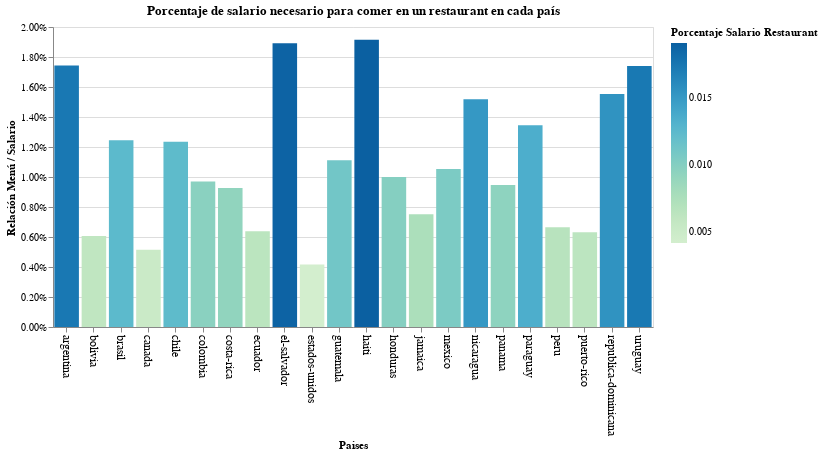

Notebook cell for this chart:
### Code cell
mostrar_porcentaje_salario(df_sin_cuba)

### Figure 1 — Vega-Lite specification as saved in the notebook (floating-point values rounded to 4 significant figures)
{"config": {"view": {"continuousWidth": 400, "continuousHeight": 300}}, "data": {"name": "data-4dcc9ddf028ce9c33649fdd7900ef29a"}, "mark": "bar", "encoding": {"color": {"field": "porcentaje salario", "legend": {"title": "Porcentaje Salario Restaurant"}, "scale": {"scheme": "greenblue"}, "type": "quantitative"}, "tooltip": [{"field": "pais", "title": "País", "type": "nominal"}, {"field": "salario", "format": "$,.2f", "title": "Salario", "type": "quantitative"}, {"field": "menu dia", "format": "$,.2f", "title": "Menú del día", "type": "quantitative"}, {"field": "porcentaje salario", "format": ".2%", "title": "Menú del día / Salario", "type": "quantitative"}], "x": {"axis": {"labelAngle": 90, "labelFontSize": 12}, "field": "pais", "title": "Paises", "type": "nominal"}, "y": {"axis": {"format": ".2%", "grid": true, "labelFontSize": 10, "titleAnchor": "middle", "titleAngle": 270}, "field": "porcentaje salario", "scale": {"zero": false}, "title": "Relación Menú / Salario", "type": "quantitative"}}, "title": "Porcentaje de salario necesario para comer en un restaurant en cada país", "width": 600, "$schema": "https://vega.github.io/schema/vega-lite/v4.17.0.json", "datasets": {"data-4dcc9ddf028ce9c33649fdd7900ef29a": [{"moneda": "ARS", "euro": 116.5, "dolar": 102.7, "salario": 402.2, "poblacion": 40120000.0, "capital": "Buenos Aires", "agua": 0.82, "refresco": 1.11, "cafe": 1.63, "cerveza imp": 1.95, "Cerveza nac": 1.5, "hamburguesa": 6.04, "carta": 29.21, "menu dia": 7.01, "url": "https://preciosmundi.com/argentina/", "pais": "argentina", "porcentaje salario": 0.01743}, {"moneda": "BOB", "euro": 7.793, "dolar": 6.871, "salario": 480.2, "poblacion": 10030000.0, "capital": "Sucre", "agua": 0.71, "refresco": 0.81, "cafe": 2.55, "cerveza imp": 2.91, "Cerveza nac": 2.08, "hamburguesa": 6.55, "carta": 20.23, "menu dia": 2.91, "url": "https://preciosmundi.com/bolivia/", "pais": "bolivia", "porcentaje salario": 0.006059}, {"moneda": "BRL", "euro": 6.318, "dolar": 5.572, "salario": 359.0, "poblacion": 201000000.0, "capital": "Brasilia", "agua": 0.54, "refresco": 0.88, "cafe": 1.29, "cerveza imp": 2.67, "Cerveza nac": 1.44, "hamburguesa": 5.37, "carta": 21.36, "menu dia": 4.47, "url": "https://preciosmundi.com/brasil/", "pais": "brasil", "porcentaje salario": 0.01245}, {"moneda": "CAD", "euro": 1.437, "dolar": 1.267, "salario": 2763.0, "poblacion": 35160000.0, "capital": "Ottawa", "agua": 1.45, "refresco": 1.8, "cafe": 3.47, "cerveza imp": 5.92, "Cerveza nac": 4.74, "hamburguesa": 8.68, "carta": 59.2, "menu dia": 14.21, "url": "https://preciosmundi.com/canada/", "pais": "canada", "porcentaje salario": 0.005144}, {"moneda": "CLP", "euro": 966.2, "dolar": 852.0, "salario": 569.7, "poblacion": 16630000.0, "capital": "Santiago", "agua": 0.99, "refresco": 1.17, "cafe": 2.35, "cerveza imp": 3.52, "Cerveza nac": 2.93, "hamburguesa": 5.87, "carta": 43.43, "menu dia": 7.04, "url": "https://preciosmundi.com/chile/", "pais": "chile", "porcentaje salario": 0.01236}, {"moneda": "COP", "euro": 4610.0, "dolar": 4065.0, "salario": 304.0, "poblacion": 47390000.0, "capital": "Bogotá", "agua": 0.52, "refresco": 0.66, "cafe": 1.08, "cerveza imp": 1.72, "Cerveza nac": 0.91, "hamburguesa": 4.43, "carta": 17.22, "menu dia": 2.95, "url": "https://preciosmundi.com/colombia/", "pais": "colombia", "porcentaje salario": 0.009705}, {"moneda": "CRC", "euro": 725.5, "dolar": 639.7, "salario": 758.0, "poblacion": 4652000.0, "capital": "San José", "agua": 1.36, "refresco": 1.53, "cafe": 2.5, "cerveza imp": 3.91, "Cerveza nac": 2.34, "hamburguesa": 7.03, "carta": 39.08, "menu dia": 7.03, "url": "https://preciosmundi.com/costa-rica/", "pais": "costa-rica", "porcentaje salario": 0.009275}, {"moneda": "USD", "euro": 1.134, "dolar": 1.0, "salario": 470.0, "poblacion": 15760000.0, "capital": "Quito", "agua": 0.58, "refresco": 0.77, "cafe": 2.32, "cerveza imp": 3.8, "Cerveza nac": 2.0, "hamburguesa": 6.0, "carta": 30.0, "menu dia": 3.0, "url": "https://preciosmundi.com/ecuador/", "pais": "ecuador", "porcentaje salario": 0.006383}, {"moneda": "USD", "euro": 1.134, "dolar": 1.0, "salario": 370.0, "poblacion": 6328000.0, "capital": "San Salvador", "agua": 0.69, "refresco": 0.67, "cafe": 2.68, "cerveza imp": 3.0, "Cerveza nac": 1.5, "hamburguesa": 6.0, "carta": 30.0, "menu dia": 7.0, "url": "https://preciosmundi.com/el-salvador/", "pais": "el-salvador", "porcentaje salario": 0.01892}, {"moneda": "USD", "euro": 1.134, "dolar": 1.0, "salario": 3600.0, "poblacion": 316000000.0, "capital": "Washington D. C.", "agua": 1.56, "refresco": 1.95, "cafe": 4.4, "cerveza imp": 6.0, "Cerveza nac": 5.0, "hamburguesa": 8.0, "carta": 60.0, "menu dia": 15.0, "url": "https://preciosmundi.com/estados-unidos/", "pais": "estados-unidos", "porcentaje salario": 0.004167}, {"moneda": "GTQ", "euro": 8.722, "dolar": 7.691, "salario": 468.1, "poblacion": 15770000.0, "capital": "Ciudad de Guatemala", "agua": 0.68, "refresco": 0.95, "cafe": 2.24, "cerveza imp": 2.6, "Cerveza nac": 1.95, "hamburguesa": 5.85, "carta": 32.51, "menu dia": 5.2, "url": "https://preciosmundi.com/guatemala/", "pais": "guatemala", "porcentaje salario": 0.01111}, {"moneda": "HTG", "euro": 113.3, "dolar": 99.93, "salario": 783.5, "poblacion": 9800000.0, "capital": "Puerto Príncipe", "agua": 2.4, "refresco": 1.61, "cafe": 3.8, "cerveza imp": 5.5, "Cerveza nac": 4.0, "hamburguesa": 15.01, "carta": 65.05, "menu dia": 15.01, "url": "https://preciosmundi.com/haiti/", "pais": "haiti", "porcentaje salario": 0.01916}, {"moneda": "HNL", "euro": 27.72, "dolar": 24.44, "salario": 499.2, "poblacion": 8555000.0, "capital": "Tegucigalpa", "agua": 0.72, "refresco": 0.9, "cafe": 1.66, "cerveza imp": 2.95, "Cerveza nac": 1.82, "hamburguesa": 6.01, "carta": 24.96, "menu dia": 4.99, "url": "https://preciosmundi.com/honduras/", "pais": "honduras", "porcentaje salario": 0.009997}, {"moneda": "JMD", "euro": 174.0, "dolar": 153.4, "salario": 606.8, "poblacion": 2736000.0, "capital": "Kingston", "agua": 0.69, "refresco": 0.89, "cafe": 2.54, "cerveza imp": 2.61, "Cerveza nac": 1.96, "hamburguesa": 5.21, "carta": 42.37, "menu dia": 4.56, "url": "https://preciosmundi.com/jamaica/", "pais": "jamaica", "porcentaje salario": 0.007515}, {"moneda": "MXN", "euro": 23.24, "dolar": 20.5, "salario": 556.2, "poblacion": 112300000.0, "capital": "Ciudad de México", "agua": 0.63, "refresco": 0.85, "cafe": 2.26, "cerveza imp": 2.93, "Cerveza nac": 1.46, "hamburguesa": 5.86, "carta": 29.28, "menu dia": 5.86, "url": "https://preciosmundi.com/mexico/", "pais": "mexico", "porcentaje salario": 0.01054}, {"moneda": "NIO", "euro": 40.01, "dolar": 35.28, "salario": 263.6, "poblacion": 6071000.0, "capital": "Managua", "agua": 0.78, "refresco": 0.83, "cafe": 2.13, "cerveza imp": 2.49, "Cerveza nac": 1.21, "hamburguesa": 5.95, "carta": 26.07, "menu dia": 4.0, "url": "https://preciosmundi.com/nicaragua/", "pais": "nicaragua", "porcentaje salario": 0.01518}, {"moneda": "USD", "euro": 1.134, "dolar": 1.0, "salario": 740.0, "poblacion": 3406000.0, "capital": "Panamá", "agua": 1.12, "refresco": 1.43, "cafe": 2.95, "cerveza imp": 3.0, "Cerveza nac": 2.0, "hamburguesa": 7.0, "carta": 45.0, "menu dia": 7.0, "url": "https://preciosmundi.com/panama/", "pais": "panama", "porcentaje salario": 0.009459}, {"moneda": "PYG", "euro": 7776.0, "dolar": 6856.0, "salario": 325.6, "poblacion": 6673000.0, "capital": "Asunción", "agua": 0.48, "refresco": 0.86, "cafe": 1.76, "cerveza imp": 1.75, "Cerveza nac": 1.46, "hamburguesa": 4.45, "carta": 21.88, "menu dia": 4.38, "url": "https://preciosmundi.com/paraguay/", "pais": "paraguay", "porcentaje salario": 0.01345}, {"moneda": "PEN", "euro": 4.51, "dolar": 3.977, "salario": 377.2, "poblacion": 30480000.0, "capital": "Lima", "agua": 0.44, "refresco": 0.62, "cafe": 2.14, "cerveza imp": 3.02, "Cerveza nac": 1.79, "hamburguesa": 4.53, "carta": 17.6, "menu dia": 2.51, "url": "https://preciosmundi.com/peru/", "pais": "peru", "porcentaje salario": 0.006655}, {"moneda": "USD", "euro": 1.134, "dolar": 1.0, "salario": 1900.0, "poblacion": 3707000.0, "capital": "San Juan", "agua": 1.12, "refresco": 1.22, "cafe": 2.79, "cerveza imp": 3.0, "Cerveza nac": 2.0, "hamburguesa": 7.1, "carta": 58.0, "menu dia": 12.0, "url": "https://preciosmundi.com/puerto-rico/", "pais": "puerto-rico", "porcentaje salario": 0.006316}, {"moneda": "DOP", "euro": 64.65, "dolar": 57.01, "salario": 338.5, "poblacion": 10090000.0, "capital": "Santo Domingo", "agua": 0.63, "refresco": 0.88, "cafe": 1.79, "cerveza imp": 4.39, "Cerveza nac": 2.46, "hamburguesa": 6.67, "carta": 35.08, "menu dia": 5.26, "url": "https://preciosmundi.com/republica-dominicana/", "pais": "republica-dominicana", "porcentaje salario": 0.01554}, {"moneda": "UYU", "euro": 50.42, "dolar": 44.46, "salario": 607.2, "poblacion": 3286000.0, "capital": "Montevideo", "agua": 1.26, "refresco": 1.66, "cafe": 2.9, "cerveza imp": 3.35, "Cerveza nac": 3.35, "hamburguesa": 7.87, "carta": 40.48, "menu dia": 10.57, "url": "https://preciosmundi.com/uruguay/", "pais": "uruguay", "porcentaje salario": 0.01741}]}}
